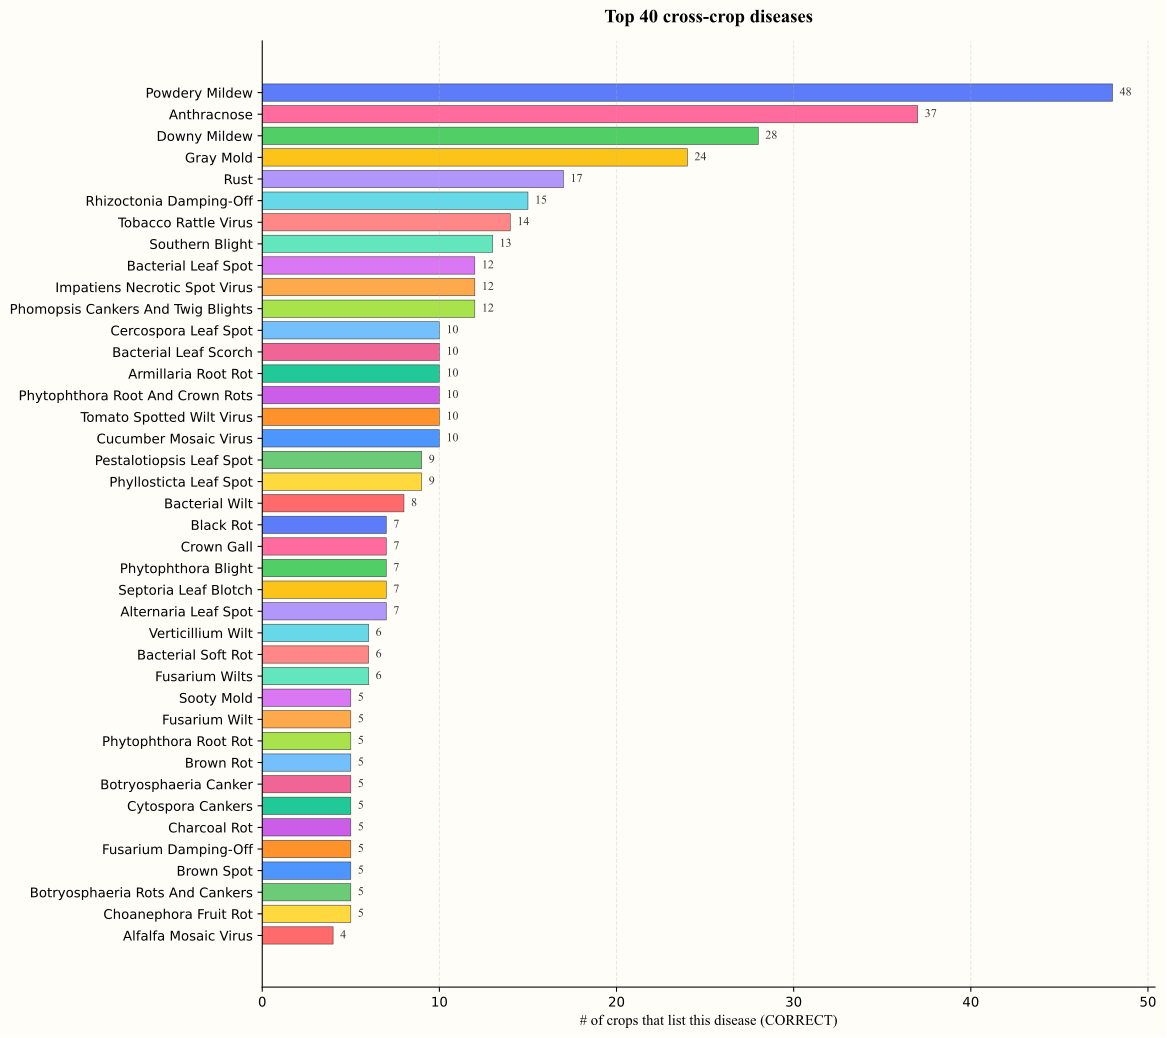

The Python source for this figure:
"""Horizontal bar chart: top-N most cross-crop diseases (appearing across
the most crops). Surfaces generic diseases like Powdery Mildew, Anthracnose.
"""

import sys
from pathlib import Path

import matplotlib.pyplot as plt

from viz_common import BG, CROP_COLORS, FONT, INPUT_JSON, disease_crop_map, load_json, save_all

TOP_N = 40


def draw(json_path, out_dir):
    entries = load_json(json_path)
    m = disease_crop_map(entries)

    items = sorted(((d, len(crops)) for d, crops in m.items()),
                   key=lambda x: -x[1])[:TOP_N]
    items.reverse()

    labels = [d for d, _ in items]
    counts = [c for _, c in items]

    fig, ax = plt.subplots(figsize=(12, max(6, len(items) * 0.32)),
                           facecolor=BG)
    ax.set_facecolor(BG)

    colors = [CROP_COLORS[i % len(CROP_COLORS)] for i in range(len(items))]
    bars = ax.barh(labels, counts, color=colors,
                   edgecolor="#333333", linewidth=0.4)

    for bar, c in zip(bars, counts):
        ax.text(bar.get_width() + 0.4, bar.get_y() + bar.get_height()/2,
                str(c), va="center", fontsize=9, fontfamily=FONT,
                color="#333333")

    ax.set_xlabel("# of crops that list this disease (CORRECT)",
                  fontsize=11, fontfamily=FONT)
    ax.set_title(f"Top {len(items)} cross-crop diseases",
                 fontsize=14, fontfamily=FONT, fontweight="bold", pad=14)
    ax.grid(axis="x", alpha=0.3, linestyle="--")
    ax.spines["top"].set_visible(False)
    ax.spines["right"].set_visible(False)

    save_all(fig, out_dir, "viz_bar_diseases")
    plt.close(fig)


def main():
    json_path = sys.argv[1] if len(sys.argv) > 1 else INPUT_JSON
    out_dir   = sys.argv[2] if len(sys.argv) > 2 else "."
    print(f"Reading: {json_path}")
    draw(json_path, out_dir)
    print("Done.")


if __name__ == "__main__":
    main()
